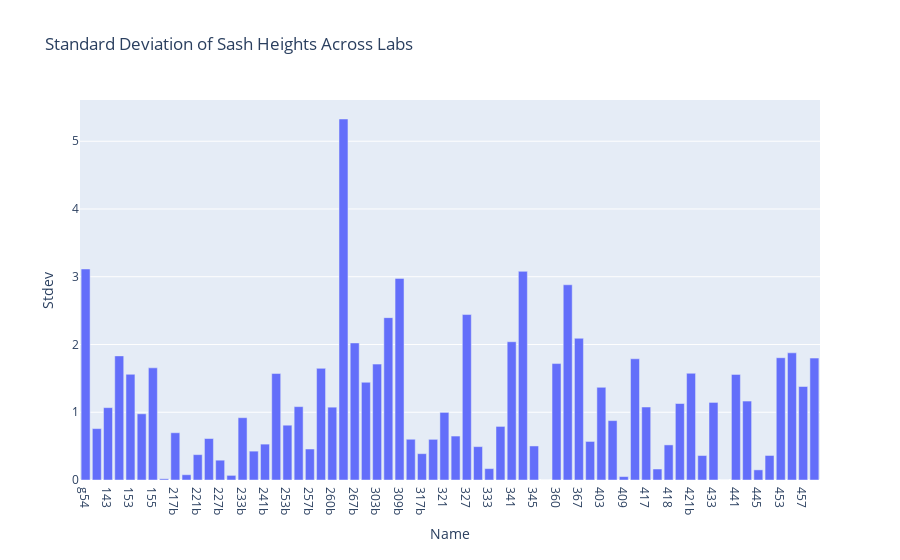

Notebook code for this chart:
### Code cell
fig = px.bar(ndf, x = "Name", y = "Stdev",title="Standard Deviation of Sash Heights Across Labs")
#fig.write_image("C:\\Users\\Rob\\Desktop\\ESW\\Fume\\energy_across_labs.png",scale=4)
fig.show()

### Figure 1 — Plotly figure (JSON) as saved in the notebook; plotly's stock layout.template omitted (floating-point values rounded to 4 significant figures)
{"data": [{"alignmentgroup": "True", "hovertemplate": "Name=%{x}<br>Stdev=%{y}<extra></extra>", "legendgroup": "", "marker": {"color": "#636efa", "pattern": {"shape": ""}}, "name": "", "offsetgroup": "", "orientation": "v", "showlegend": false, "textposition": "auto", "type": "bar", "x": ["g54", "141", "143", "147b", "153", "153b", "155", "160", "217b", "221", "221b", "227", "227b", "233", "233b", "241", "241b", "253", "253b", "257", "257b", "260", "260b", "267", "267b", "303", "303b", "309", "309b", "317", "317b", "318", "321", "321b", "327", "327b", "333", "333b", "341", "341b", "345", "345b", "360", "360b", "367", "367b", "403", "403b", "409", "409b", "417", "417b", "418", "421", "421b", "427b", "433", "433b", "441", "441b", "445", "445b", "453", "453b", "457", "457b"], "xaxis": "x", "y": [3.114, 0.7586, 1.068, 1.832, 1.56, 0.9771, 1.655, 0.018, 0.6976, 0.0779, 0.3742, 0.6121, 0.2925, 0.06825, 0.9198, 0.4259, 0.5298, 1.571, 0.8089, 1.083, 0.4576, 1.648, 1.075, 5.328, 2.023, 1.442, 1.71, 2.397, 2.976, 0.6014, 0.3888, 0.6003, 0.9978, 0.6487, 2.442, 0.4925, 0.1681, 0.791, 2.041, 3.08, 0.5025, 0, 1.718, 2.881, 2.092, 0.5691, 1.368, 0.8765, 0.05026, 1.789, 1.078, 0.1622, 0.518, 1.129, 1.575, 0.3613, 1.145, 0, 1.559, 1.165, 0.1496, 0.3621, 1.805, 1.877, 1.38, 1.799], "yaxis": "y"}], "layout": {"barmode": "relative", "legend": {"tracegroupgap": 0}, "title": {"text": "Standard Deviation of Sash Heights Across Labs"}, "xaxis": {"anchor": "y", "domain": [0, 1], "title": {"text": "Name"}}, "yaxis": {"anchor": "x", "domain": [0, 1], "title": {"text": "Stdev"}}}}
